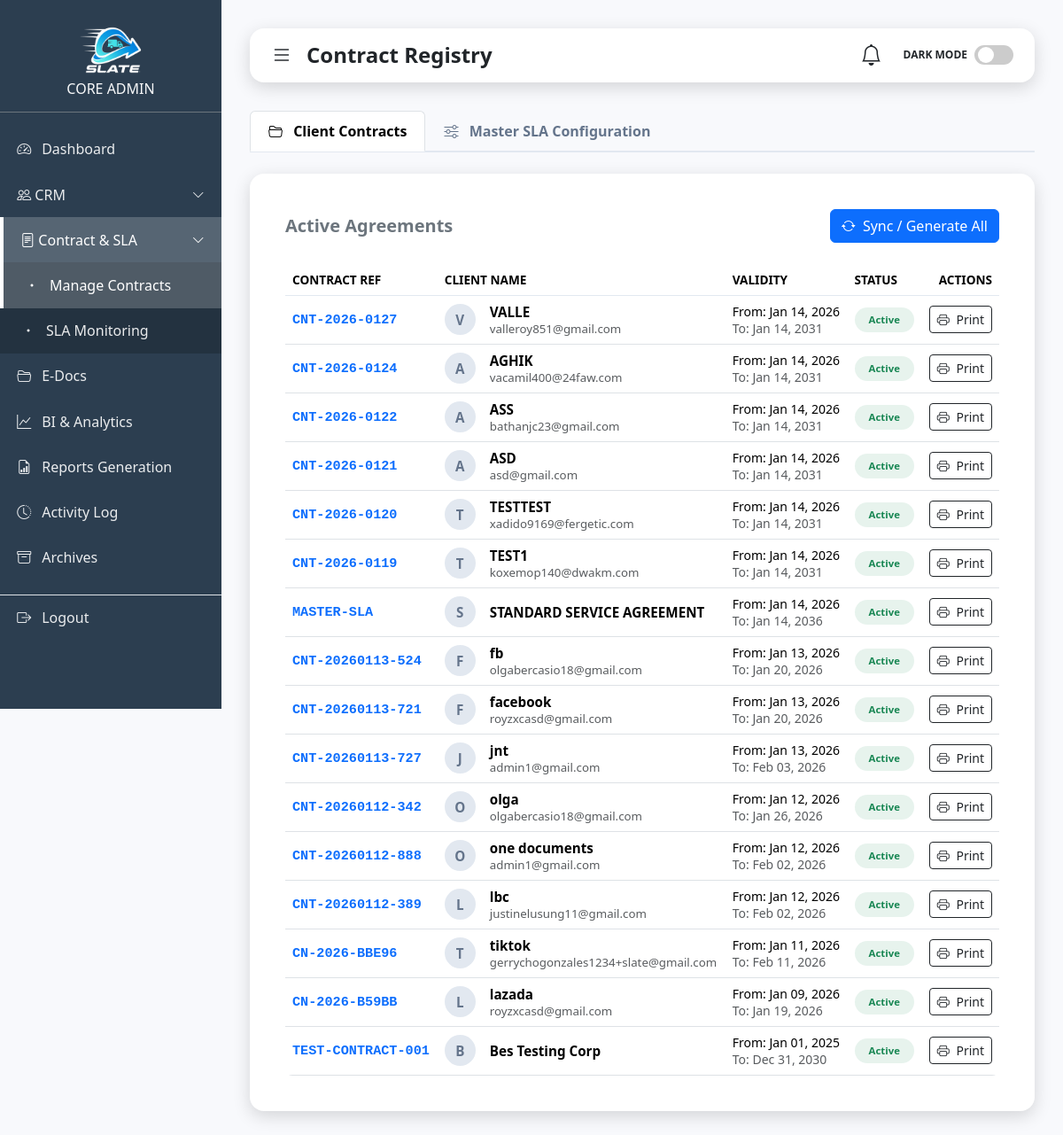
/admin_contracts.php (signed in), run on an earlier commit of the app's database.
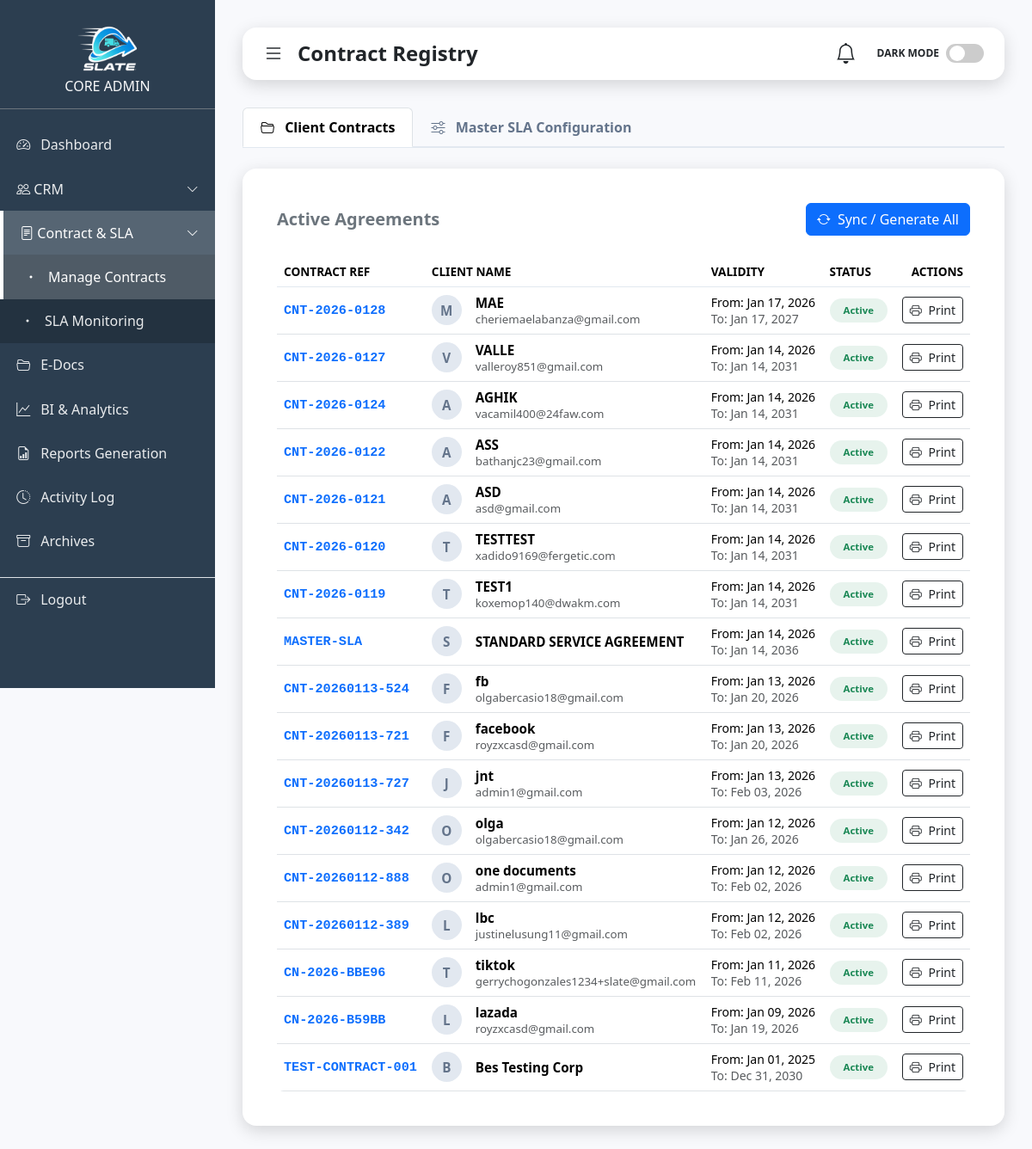
And on a later commit of the database.
### tables this page shows
CREATE TABLE `contracts` (
  `id` int(11) NOT NULL,
  `contract_number` varchar(50) NOT NULL,
  `user_id` int(11) NOT NULL,
  `client_name` varchar(100) NOT NULL,
  `start_date` date NOT NULL,
  `end_date` date NOT NULL,
  `status` enum('Active','Expired','Terminated') DEFAULT 'Active',
  `contract_file` varchar(255) DEFAULT NULL,
  `created_at` datetime DEFAULT current_timestamp()
);

CREATE TABLE `accounts` (
  `id` int(11) NOT NULL,
  `username` varchar(255) DEFAULT NULL,
  `email` varchar(100) NOT NULL,
  `phone_number` varchar(20) DEFAULT NULL,
  `gender` enum('Male','Female','Other') DEFAULT NULL,
  `password` varchar(255) DEFAULT NULL,
  `profile_image` varchar(255) DEFAULT NULL,
  `role` enum('admin','user') DEFAULT 'user',
  `created_at` timestamp NOT NULL DEFAULT current_timestamp(),
  `otp_hash` varchar(255) DEFAULT NULL,
  `otp_expires_at` datetime DEFAULT NULL,
  `otp_attempts` int(11) DEFAULT 0,
  `last_otp_sent_at` datetime NOT NULL DEFAULT current_timestamp()
);

### admin_contracts.php (the view, shortened to what the changed rows need)
<?php
include("connection.php");
$contractsQ = mysqli_query($conn, "SELECT c.*, a.email, a.username, a.profile_image
                                   FROM contracts c
                                   LEFT JOIN accounts a ON c.user_id = a.id
                                   WHERE c.id != 0 ORDER BY c.id DESC");
?>
<!DOCTYPE html>
<html lang="en">
<head>
    <link href="https://cdn.jsdelivr.net/npm/bootstrap@5.3.3/dist/css/bootstrap.min.css" rel="stylesheet">
    <link href="https://cdn.jsdelivr.net/npm/bootstrap-icons@1.11.3/font/bootstrap-icons.css" rel="stylesheet">
</head>
<body>
    <div class="content" id="mainContent">
        <div class="card border-0 shadow-none bg-transparent p-0">
            <div class="tab-content" id="myTabContent">
                <div class="tab-pane fade show active" id="contracts-pane" role="tabpanel">
                    <div class="card">
                        <div class="card-body">
                            <div class="table-responsive">
                                <table class="table table-hover align-middle mb-0">
                                    <thead>
                                        <tr>
                                            <th>Contract Ref</th>
                                            <th>Client Name</th>
                                            <th>Validity</th>
                                            <th>Status</th>
                                            <th class="text-end">Actions</th>
                                        </tr>
                                    </thead>
                                    <tbody>
                                        <?php if(mysqli_num_rows($contractsQ) > 0): ?>
                                            <?php while($row = mysqli_fetch_assoc($contractsQ)): ?>
                                            <tr>
                                                <td class="fw-bold text-primary font-monospace">
                                                    <?php echo $row['contract_number']; ?>
                                                </td>
                                                <td>
                                                    <div class="d-flex align-items-center gap-3">
                                                        <div class="client-avatar">
                                                            <?php echo strtoupper(substr($row['client_name'], 0, 1)); ?>
                                                        </div>
                                                        <div>
                                                            <div class="fw-bold"><?php echo $row['client_name']; ?></div>
                                                            <div class="small text-muted"><?php echo $row['email']; ?></div>
                                                        </div>
                                                    </div>
                                                </td>
                                                <td class="small">
                                                    <div>From: <?php echo date('M d, Y', strtotime($row['start_date'])); ?></div>
                                                    <div class="text-muted">To: <?php echo date('M d, Y', strtotime($row['end_date'])); ?></div>
                                                </td>
                                                <td><span class="badge bg-success bg-opacity-10 text-success px-3 py-2 rounded-pill">Active</span></td>
                                                <td class="text-end">
                                                    <a href="contract_print.php?id=<?php echo $row['id']; ?>" target="_blank" class="btn btn-sm btn-outline-dark">
                                                        <i class="bi bi-printer me-1"></i> Print
                                                    </a>
                                                </td>
                                            </tr>
                                            <?php endwhile; ?>
                                        <?php else: ?>
                                            <tr><td colspan="5" class="text-center py-5 text-muted">No contracts found. Click Sync to generate.</td></tr>
                                        <?php endif; ?>
                                    </tbody>
                                </table>
                            </div>
                        </div>
                    </div>
                </div>
            </div>
        </div>
    </div>
</body>
</html>

What changed in the data, as far as the page shows it:
added contracts: contract_number "CNT-2026-0128", client_name "M", client_name "MAE", user.email "cheriemaelabanza@gmail.com", start_date "Jan 17, 2026", end_date "Jan 17, 2027"
